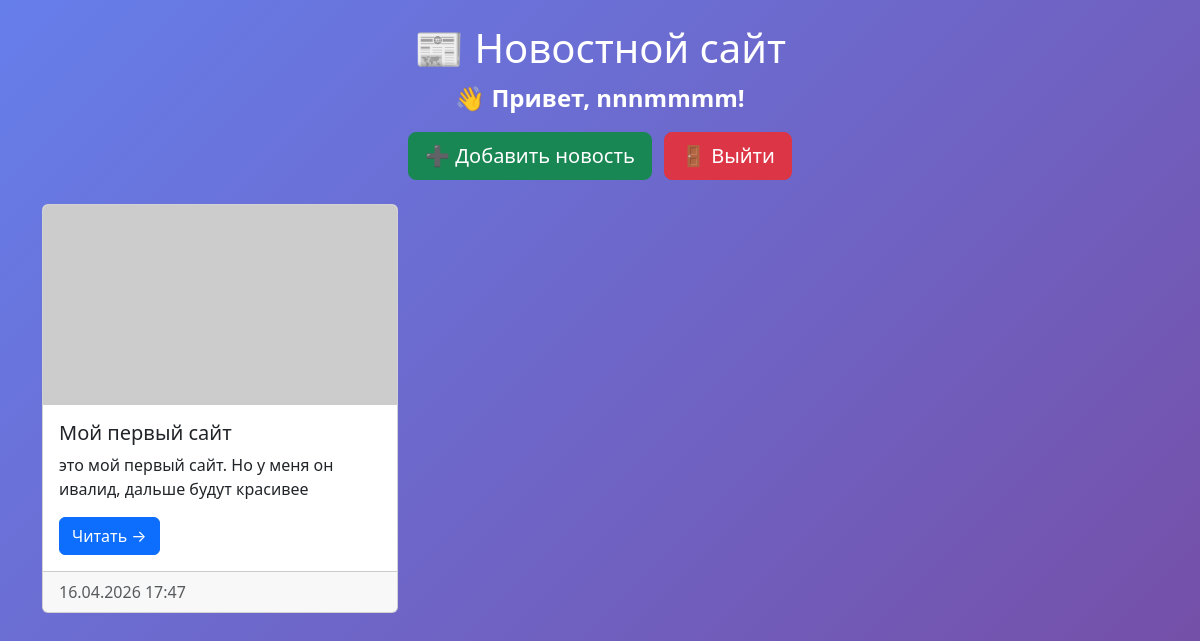
Before: / (signed in) with the older database file.
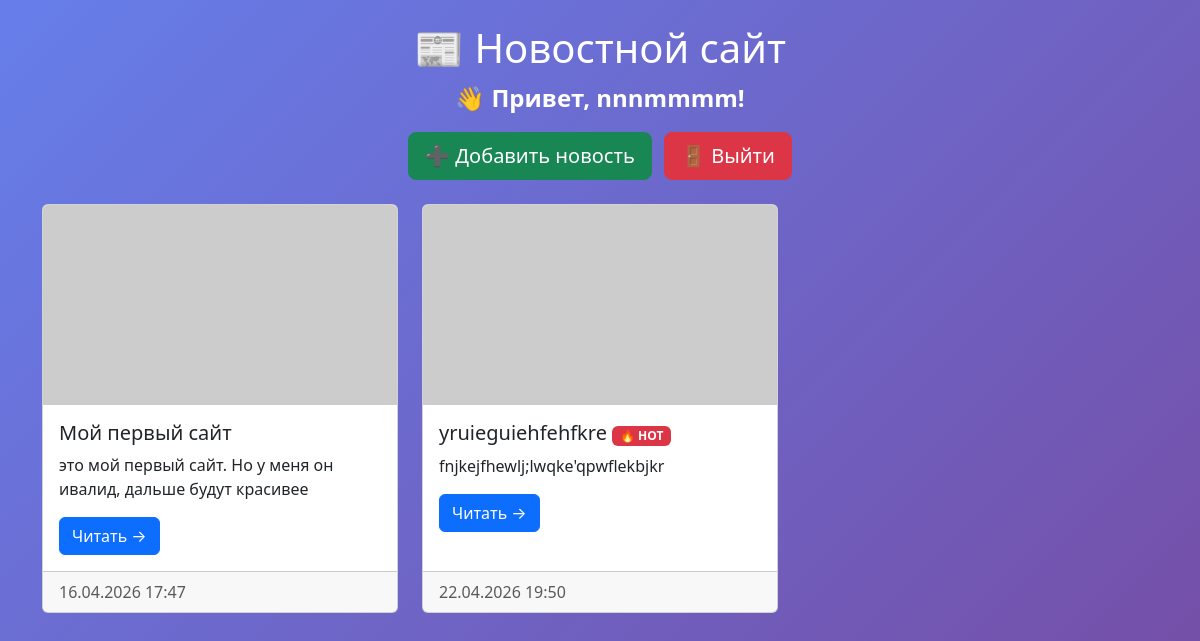
After: the same page with the newer database file.
### main/models.py (models this page shows, shortened)
class News(models.Model):
    title = models.CharField(max_length=200)
    content = models.TextField()
    created_at = models.DateTimeField(auto_now_add=True)
    image = models.ImageField  (upload_to ='news_images/', blank= True, null=True, verbose_name = 'Изображение')

### main/views.py (the view)
# urls.py: path('', views.home, name='home'),
@login_required
def home (request):
    news_list = News.objects.all()
    for news in news_list:
        if news.created_at > timezone.now() - timezone.timedelta(hours=6):
            news.is_hot = True
        else:
            news.is_hot = False
    return render(request, 'main/home.html', {'news_list':news_list })

### main/templates/main/home.html (shortened to what this page needs)
{% load static %}
<!DOCTYPE html>
<html lang="ru">
<head>
    <link href="https://cdn.jsdelivr.net/npm/bootstrap@5.3.3/dist/css/bootstrap.min.css" rel="stylesheet">
</head>
<body>
    <div class="container mt-4">
        <div class="text-center mb-4">
            <h1 class="text-white">📰 Новостной сайт</h1>
            {% if user.is_authenticated %}
                <div>
                    <div class="mb-3">
                        <span class="text-white fw-bold" style="font-size: 1.5rem;">👋 Привет, {{ user.username }}!</span>
                    </div>
                    <div>
                        <a href="{% url 'news_create' %}" class="btn btn-success btn-lg me-2">➕ Добавить новость</a>
                        <form method="post" action="{% url 'logout' %}" style="display: inline;">
                            <button type="submit" class="btn btn-danger btn-lg">🚪 Выйти</button>
                        </form>
                    </div>
                </div>
            {% else %}
                <div>
                    <a href="{% url 'login' %}" class="btn btn-primary btn-lg">🔐 Войти</a>
                    <a href="{% url 'register'%}" class="btn btn-secondary btn-lg">📝 Регистрация</a>
                </div>
            {% endif %}
        </div>
        <div class="row">
            {% for news in news_list %}
                <div class="col-md-4 mb-4">
                    <div class="card h-100">
                        {% if news.image %}
                            <img src="{{ news.image.url }}" class="card-img-top" alt="{{ news.title }}" style="height: 200px; object-fit: cover;">
                        {% else %}
                            <img src="https://via.placeholder.com/400x200?text=Нет+изображения" class="card-img-top" alt="Нет изображения" style="height: 200px; object-fit: cover;">
                        {% endif %}
                        <div class="card-body">
                            <h5 class="card-title">
                                {{ news.title }}
                                {%if news.is_hot%}
                                    <span class=" badge bg-danger" style="font-size:12px;">🔥 HOT</span>
                                {%endif%}
                            </h5>
                            <p class="card-text">{{ news.content|truncatewords:20 }}</p>
                            <a href="{% url 'news_detail' news.id %}" class="btn btn-primary">Читать →</a>
                        </div>
                        <div class="card-footer text-muted">
                            {{ news.created_at|date:"d.m.Y H:i" }}
                        </div>
                    </div>
                </div>
            {% empty %}
                <div class="col-12">
                    <div class="alert alert-warning text-center">Новостей пока нет. Добавьте первую!</div>
                </div>
            {% endfor %}
        </div>
    </div>
</body>
</html>

Changed rows visible on the page:
added News: title "yruieguiehfehfkre", shows "🔥 HOT", content "fnjkejfhewlj;lwqke'qpwflekbjkr", created_at "22.04.2026 19:50"
